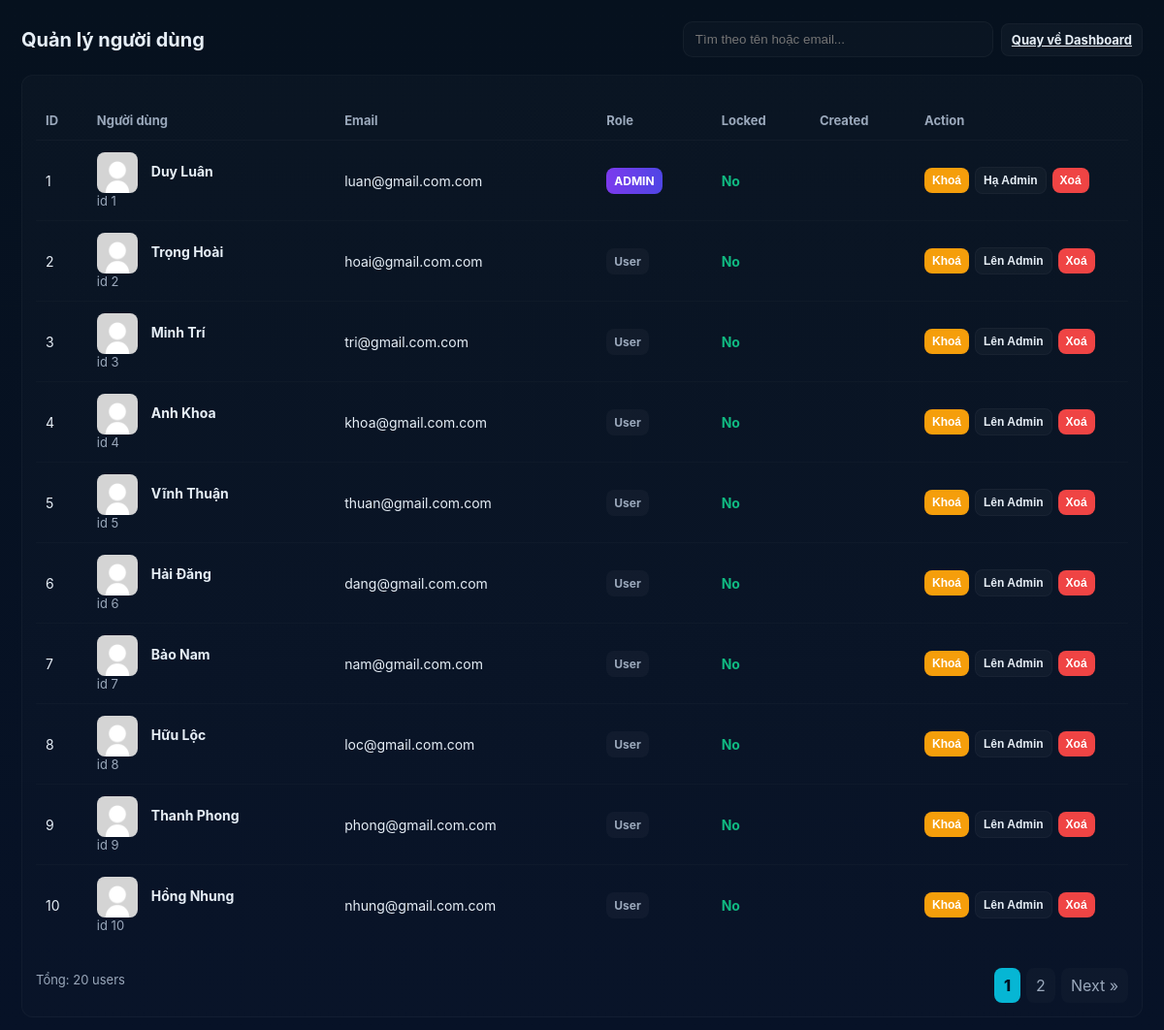
The app's page /admin/admin_users.php (signed in), older data.
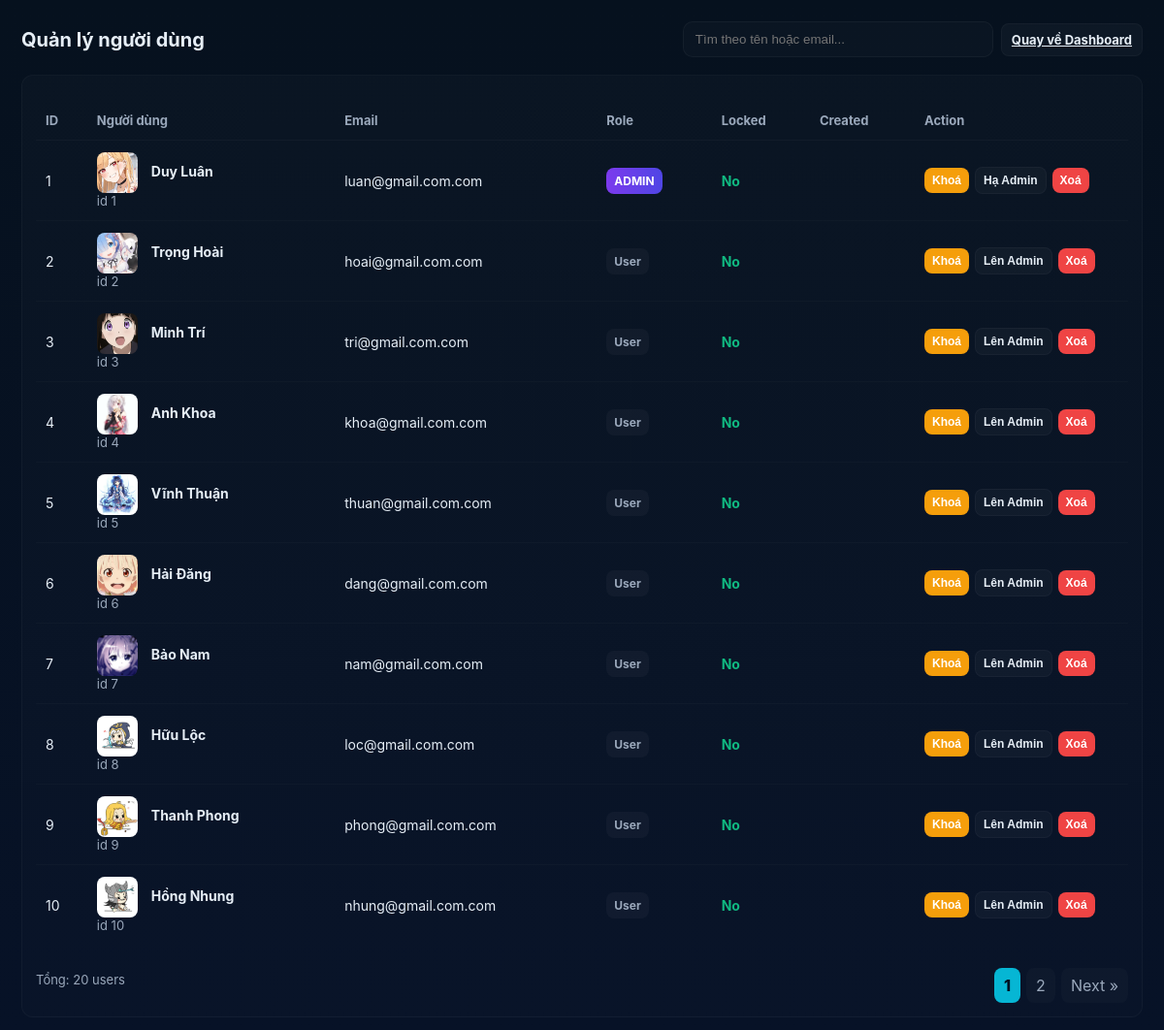
The same page, newer data.
### tables this page shows
CREATE TABLE IF NOT EXISTS users (
  id INT AUTO_INCREMENT PRIMARY KEY,
  name VARCHAR(100),
  email VARCHAR(100) UNIQUE,
  password VARCHAR(255),
  avatar VARCHAR(255) DEFAULT 'uploads/avatar/default.png',
  secret_code VARCHAR(255) NOT NULL,
  last_activity DATETIME NULL,
  role VARCHAR(20) NOT NULL DEFAULT 'user',
  last_login DATETIME NULL,
  is_locked TINYINT(1) NOT NULL DEFAULT 0
);

### admin/admin_users.php (the view, shortened to what this page needs)
<?php
require_once __DIR__ . '/../includes/admin_log.php';
$search = trim($_GET['q'] ?? '');
$page = max(1, intval($_GET['p'] ?? 1));
$limit = 10;
$offset = ($page - 1) * $limit;
$params = [];
$sql_where = "";
$count_sql = "SELECT COUNT(*) FROM users " . ($sql_where ? $sql_where : "");
$count_stmt = $conn->prepare($count_sql);
$count_stmt->execute();
$count_stmt->bind_result($total_users);
$total_pages = max(1, ceil($total_users / $limit));
$select_sql = "
  SELECT id, name, email, role, is_locked, COALESCE(last_login, last_activity) AS created_at, avatar
  FROM users
  " . ($sql_where ? $sql_where : "") . "
  ORDER BY created_at DESC
  LIMIT ? OFFSET ?
";
$select_stmt = $conn->prepare($select_sql);
if ($sql_where) {
    $types = str_repeat('s', count($params)) . "ii";
    $bind_values = array_merge($params, [$limit, $offset]);
    $select_stmt->bind_param($types, ...$bind_values);
} else {
    $select_stmt->bind_param("ii", $limit, $offset);
}
$select_stmt->execute();
$result = $select_stmt->get_result();
?>
<!doctype html>
<html lang="vi">
<head>
</head>
<body>
<div class="container">
  <div class="header">
    <h1>Quản lý người dùng</h1>
    <div class="controls">
      <form class="search" method="get" action="admin_users.php">
        <input type="search" name="q" value="<?=htmlspecialchars($search)?>" placeholder="Tìm theo tên hoặc email...">
      </form>
      <a href="admin_panel.php" class="btn btn-neutral">Quay về Dashboard</a>
    </div>
  </div>
  <div class="panel">
    <div class="table-wrap">
      <table class="table" role="table" aria-label="Danh sách người dùng">
        <thead>
          <tr>
            <th>ID</th>
            <th>Người dùng</th>
            <th>Email</th>
            <th>Role</th>
            <th>Locked</th>
            <th>Created</th>
            <th style="width:220px">Action</th>
          </tr>
        </thead>
        <tbody>
        <?php while ($r = $result->fetch_assoc()): ?>
          <tr>
            <td><?=htmlspecialchars($r['id'])?></td>
            <td>
            <?php
                $avatarPath = (!empty($r['avatar']) && file_exists("../" . $r['avatar']))
                    ? "../" . $r['avatar']
                    : "../uploads/default.png";
            ?>
          <img class="avatar" src="<?= htmlspecialchars($avatarPath) ?>" alt="avatar">
              <strong><?=htmlspecialchars($r['name'])?></strong>
              <div class="small-muted">id <?=htmlspecialchars($r['id'])?></div>
            </td>
            <td><div style="max-width:240px;word-break:break-word;"><?=htmlspecialchars($r['email'])?></div></td>
            <td>
              <?php if ($r['role'] === 'admin'): ?>
                <span class="badge badge-admin">ADMIN</span>
              <?php else: ?>
                <span class="badge badge-user">User</span>
              <?php endif; ?>
            </td>
            <td><?= $r['is_locked'] ? '<span style="color:var(--danger);font-weight:700">Yes</span>' : '<span style="color:var(--ok);font-weight:700">No</span>' ?></td>
            <td class="small-muted"><?=htmlspecialchars($r['created_at'])?></td>
            <td>
              <form method="post" class="form-inline">
                <?php if (!$r['is_locked']): ?>
                  <button class="btn btn-sm btn-warning" name="action" value="lock" onclick="return confirm('Khoá tài khoản này?')">Khoá</button>
                <?php else: ?>
                  <button class="btn btn-sm btn-neutral" name="action" value="unlock">Mở khoá</button>
                <?php endif; ?>
                <?php if ($r['role'] !== 'admin'): ?>
                  <button class="btn btn-sm btn-neutral" name="action" value="make_admin">Lên Admin</button>
                <?php else: ?>
                  <button class="btn btn-sm btn-neutral" name="action" value="revoke_admin">Hạ Admin</button>
                <?php endif; ?>
                <button class="btn btn-sm btn-danger" name="action" value="delete" onclick="return confirm('Xác nhận xoá người dùng và tất cả dữ liệu liên quan?')">Xoá</button>
              </form>
            </td>
          </tr>
        <?php endwhile; ?>
        </tbody>
      </table>
    </div>
    <div style="display:flex; justify-content:space-between; align-items:center; margin-top:12px;">
      <div class="small-muted">Tổng: <?=htmlspecialchars($total_users)?> users</div>
      <div class="pagination" role="navigation" aria-label="Pagination">
        <?php
        $start = max(1, $page-3);
        $end = min($total_pages, $page+3);
        for ($i=$start;$i<=$end;$i++){
            $q = $search ? '&q='.urlencode($search) : '';
            $active = $i === $page ? ' active' : '';
            echo '<a class="page-item'.$active.'" href="admin_users.php?p='.$i.$q.'">'.$i.'</a>';
        }
        if ($page < $total_pages){
            $next = $page+1;
            $q = $search ? '&q='.urlencode($search) : '';
            echo '<a class="page-item" href="admin_users.php?p='.$next.$q.'">Next &raquo;</a>';
        }
        ?>
      </div>
    </div>
  </div>
</div>
</body>
</html>

Row changes from the older to the newer data that the page shows:
changed users "Duy Luân": avatar: picture added in place of a placeholder
changed users "Trọng Hoài": avatar: picture added in place of a placeholder
changed users "Minh Trí": avatar: picture added in place of a placeholder
changed users "Anh Khoa": avatar: picture added in place of a placeholder
changed users "Vĩnh Thuận": avatar: picture added in place of a placeholder
changed users "Hải Đăng": avatar: picture added in place of a placeholder
changed users "Bảo Nam": avatar: picture added in place of a placeholder
changed users "Hữu Lộc": avatar: picture added in place of a placeholder
changed users "Thanh Phong": avatar: picture added in place of a placeholder
changed users "Hồng Nhung": avatar: picture added in place of a placeholder
